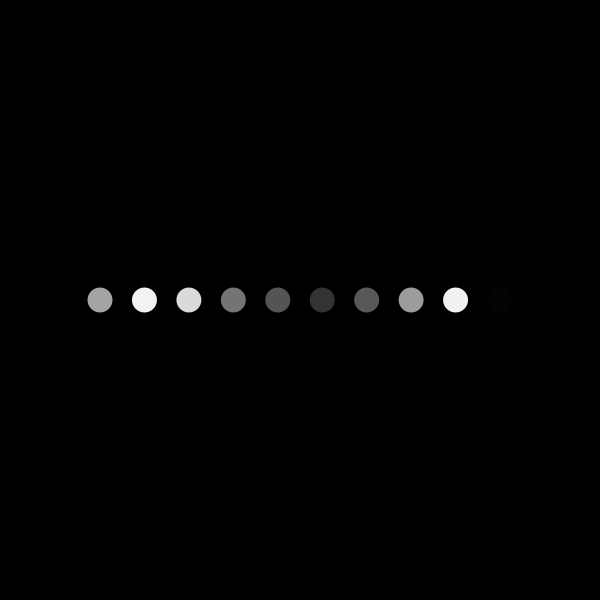
Frame 1 (no input)
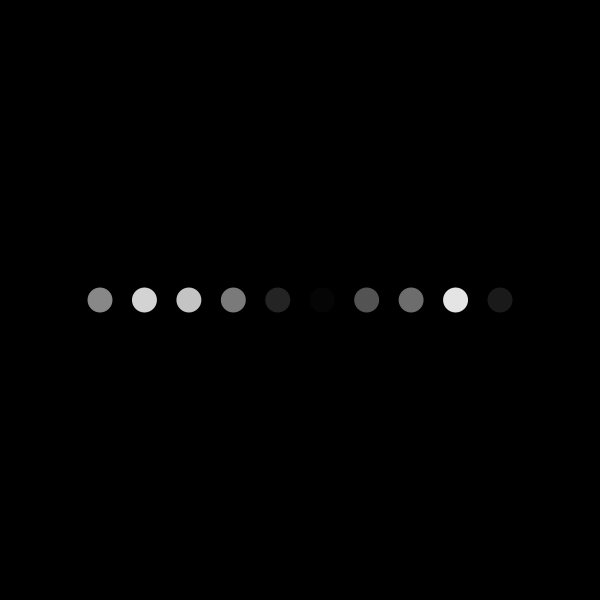
Frame 60 (the mouse pressed at the canvas centre just before this capture)
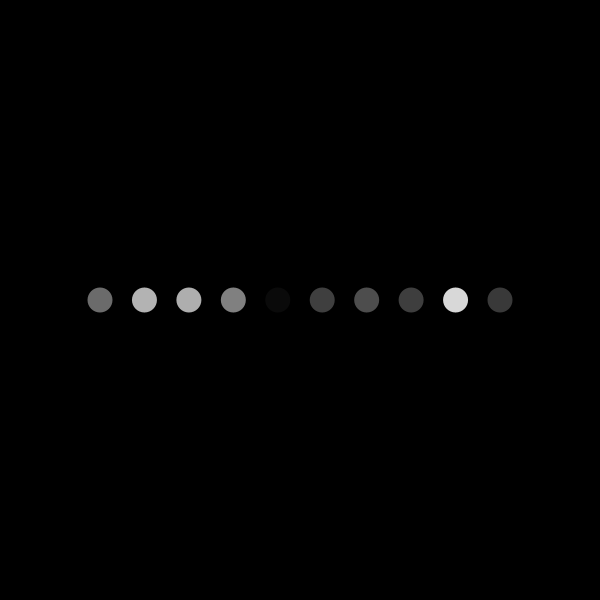
Frame 120 (the mouse held since frame 60 and released just before this capture)

The Processing sketch that drew these frames (run headless with seeded random() and noise(); from frame 60 on, the mouse is pressed at the canvas centre):

// Processing sketch: w14_08
// ── w14_08.pde
// this program draws a line of ellipses to the
// screen that change their color over time.
// replace the 1 dimensional array with a 
// 2 dimensional array and draw it to the screen
// as shown in the example gif. Everything already 
// works, all you have to do is add a dimension.

int cols = 10;

float[] x = new float[cols];
float[] y = new float[cols];
float[] col = new float[cols];
float[] rate = new float[cols];

void setup() {
  size(600, 600);
  for (int i = 0; i < cols; i++) {
    x[i] = map(i, 0, cols - 1, 100, 500);
    y[i] = height/2;
    col[i] = random(255);
    rate[i] = random(-1, 1);
  }
}

void draw() {
  background(0);
  for (int i = 0; i < cols; i++) {
    if (col[i] > 255 || col[i] < 0) {
      rate[i] *= -1;
    }

    col[i] += rate[i];

    noStroke();
    fill(col[i]);
    ellipse(x[i], y[i], 25, 25);
  }
}
